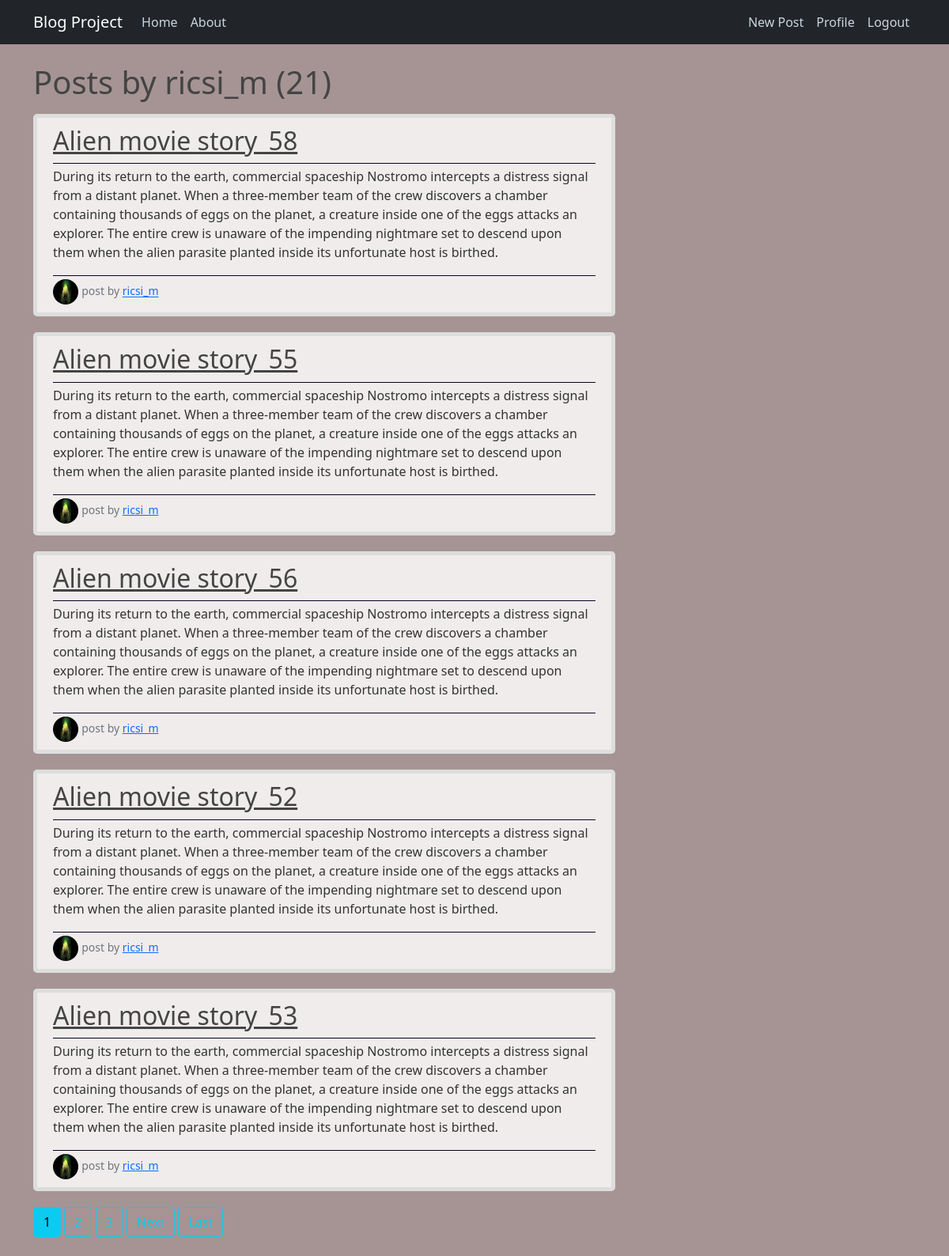
/user/ricsi_m (signed in), run on the app's committed database.
### core_blog/models.py (models this page shows, shortened)
class PostModel(models.Model):
    title = models.CharField(max_length=100)
    content = models.TextField(max_length=4000)
    date_posted = models.DateTimeField(default=timezone.now) #referencia hivatkozás
    author = models.ForeignKey(User, on_delete=models.DO_NOTHING)
    class Meta:
        db_table = 'posts'

### user_registration/models.py (models this page shows, shortened)
class ProfileModel(models.Model):
    user = models.OneToOneField(User,on_delete=models.CASCADE)
    image = models.ImageField(default='profile_pics/default.jpg', upload_to='profile_pics')
    class Meta:
        db_table = 'profile'

### core_blog/views.py (the view)
# urls.py: path('user/<str:username>', UserPostListView.as_view(), name='user-posts'),
class UserPostListView(ListView):
    model = PostModel
    template_name = 'blog/user_posts.html'
    context_object_name = 'posts'
    paginate_by = 5
    def get_queryset(self):
        user = get_object_or_404(User, username=self.kwargs.get('username'))
        return PostModel.objects.filter(author=user).order_by('-date_posted')

### templates/blog/user_posts.html (shortened to what this page needs)
{% extends 'base/base.html' %}
{% block content %}
    <h1 class="mb-3">Posts by {{ view.kwargs.username }} ({{ page_obj.paginator.count }})</h1>
    {% for post in posts%}
        <article class="media content-section">
            <div class="article-metadata">
                <h2><a href="{% url 'post-detail' post.id %}" class="article-title">{{ post.title }}</a></h2>
            </div>
            <div class="article-metadata">
                <p>{{ post.content }}</p>
            </div>
            <div>
                <img class="rounded-circle article-img" src="{{ post.author.profilemodel.image.url }}">
                <small class="text-muted"> post by <a class="mr-2" href="{% url 'user-posts' post.author.username %}">{{ post.author }}</a></small>
            </div>
        </article>
    {% endfor %}
    {% if is_paginated %}
        {% for num in page_obj.paginator.page_range %}
            {% if page_obj.number == num %}
                <a class="btn btn-info mb-4" href="?page={{ num }}">{{num}}</a>
            {% elif num > page_obj.number|add:'-3' and num < page_obj.number|add:'3' %}
                <a class="btn btn-outline-info mb-4" href="?page={{ num }}">{{num}}</a>
            {% endif %}
        {% endfor %}
        {% if page_obj.has_next%}
            <a class="btn btn-outline-info mb-4" href="?page={{ page_obj.next_page_number }}">Next</a>
            <a class="btn btn-outline-info mb-4"  href="?page={{ page_obj.paginator.num_pages }}">Last</a>
        {% endif %}
    {% endif %}
{% endblock %}

### static/main.css (style rules this page uses)
body { background: #a69494; color: #333333; margin-top: 5rem; }
h1, h2, h3, h4, h5, h6 { color: #444444; }
.content-section { background: #f0ecec; padding: 10px 20px; border: 5px solid #dddddd; border-radius: 5px; margin-bottom: 20px; }
.article-title { color: #444444; }
.article-img { height: 32px; width: 32px; }
.article-metadata { padding-bottom: 1px; margin-bottom: 4px; border-bottom: 1px solid #090225 }

### data on the page
PostModel: title "Alien movie story_58", content "During its return to the earth, commercial spaceship Nostromo intercepts a distress signal from a distant planet. When a three-member team of the crew discovers a chamber containing thousands of eggs on the planet, a creature inside one of the eggs attacks an explorer. The entire crew is unaware of the impending nightmare set to descend upon them when the alien parasite planted inside its unfortunate host is birthed.", author.profilemodel.image (placeholder picture), author "ricsi_m"
PostModel: title "Alien movie story_55", content "During its return to the earth, commercial spaceship Nostromo intercepts a distress signal from a distant planet. When a three-member team of the crew discovers a chamber containing thousands of eggs on the planet, a creature inside one of the eggs attacks an explorer. The entire crew is unaware of the impending nightmare set to descend upon them when the alien parasite planted inside its unfortunate host is birthed.", author.profilemodel.image (placeholder picture), author "ricsi_m"
PostModel: title "Alien movie story_56", content "During its return to the earth, commercial spaceship Nostromo intercepts a distress signal from a distant planet. When a three-member team of the crew discovers a chamber containing thousands of eggs on the planet, a creature inside one of the eggs attacks an explorer. The entire crew is unaware of the impending nightmare set to descend upon them when the alien parasite planted inside its unfortunate host is birthed.", author.profilemodel.image (placeholder picture), author "ricsi_m"
PostModel: title "Alien movie story_52", content "During its return to the earth, commercial spaceship Nostromo intercepts a distress signal from a distant planet. When a three-member team of the crew discovers a chamber containing thousands of eggs on the planet, a creature inside one of the eggs attacks an explorer. The entire crew is unaware of the impending nightmare set to descend upon them when the alien parasite planted inside its unfortunate host is birthed.", author.profilemodel.image (placeholder picture), author "ricsi_m"
PostModel: title "Alien movie story_53", content "During its return to the earth, commercial spaceship Nostromo intercepts a distress signal from a distant planet. When a three-member team of the crew discovers a chamber containing thousands of eggs on the planet, a creature inside one of the eggs attacks an explorer. The entire crew is unaware of the impending nightmare set to descend upon them when the alien parasite planted inside its unfortunate host is birthed.", author.profilemodel.image (placeholder picture), author "ricsi_m"

### other printed values
{{ view.kwargs.username }} "ricsi_m"
{{ page_obj.paginator.count }} "21"
{{ num }} "1"
